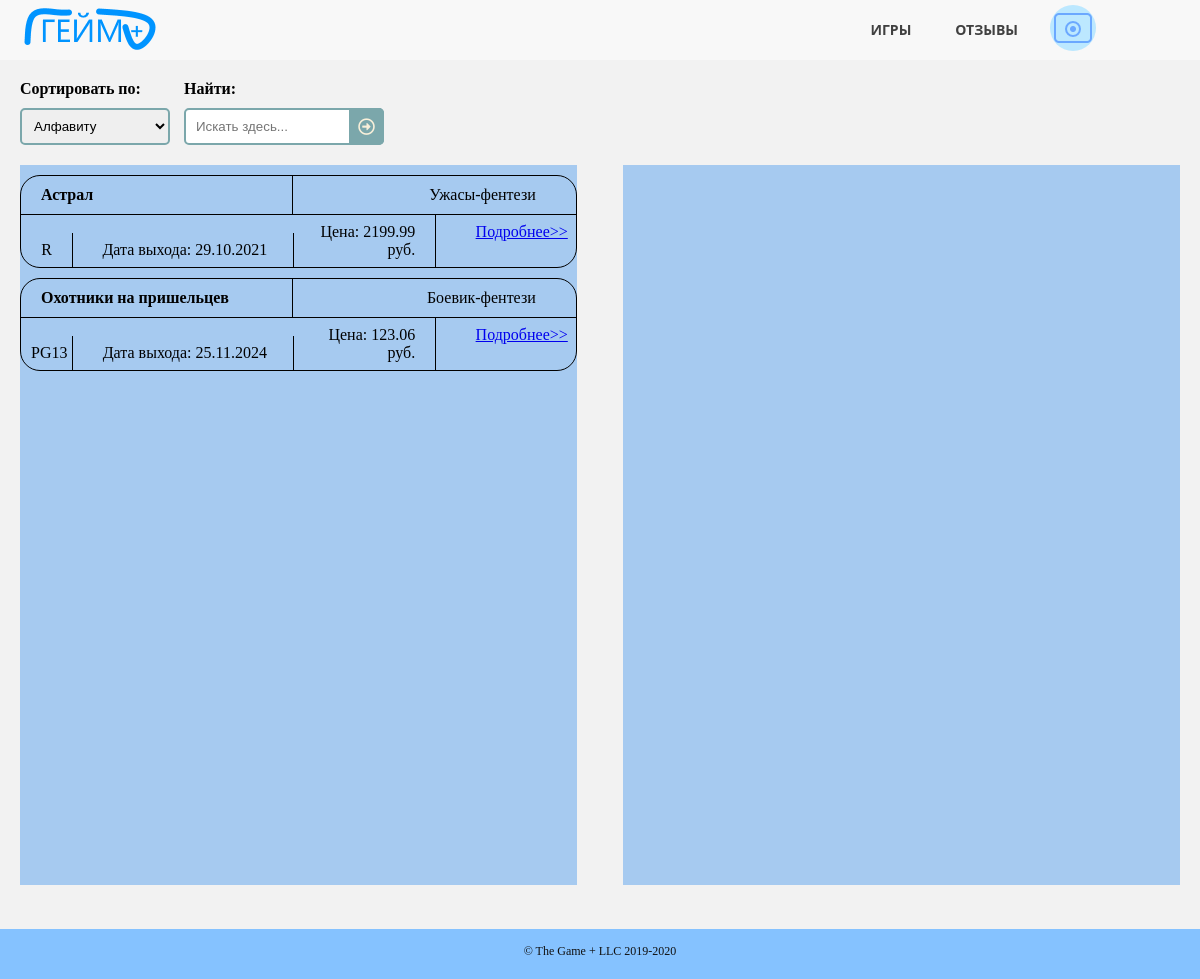
The page /games.html on the database as committed earlier.
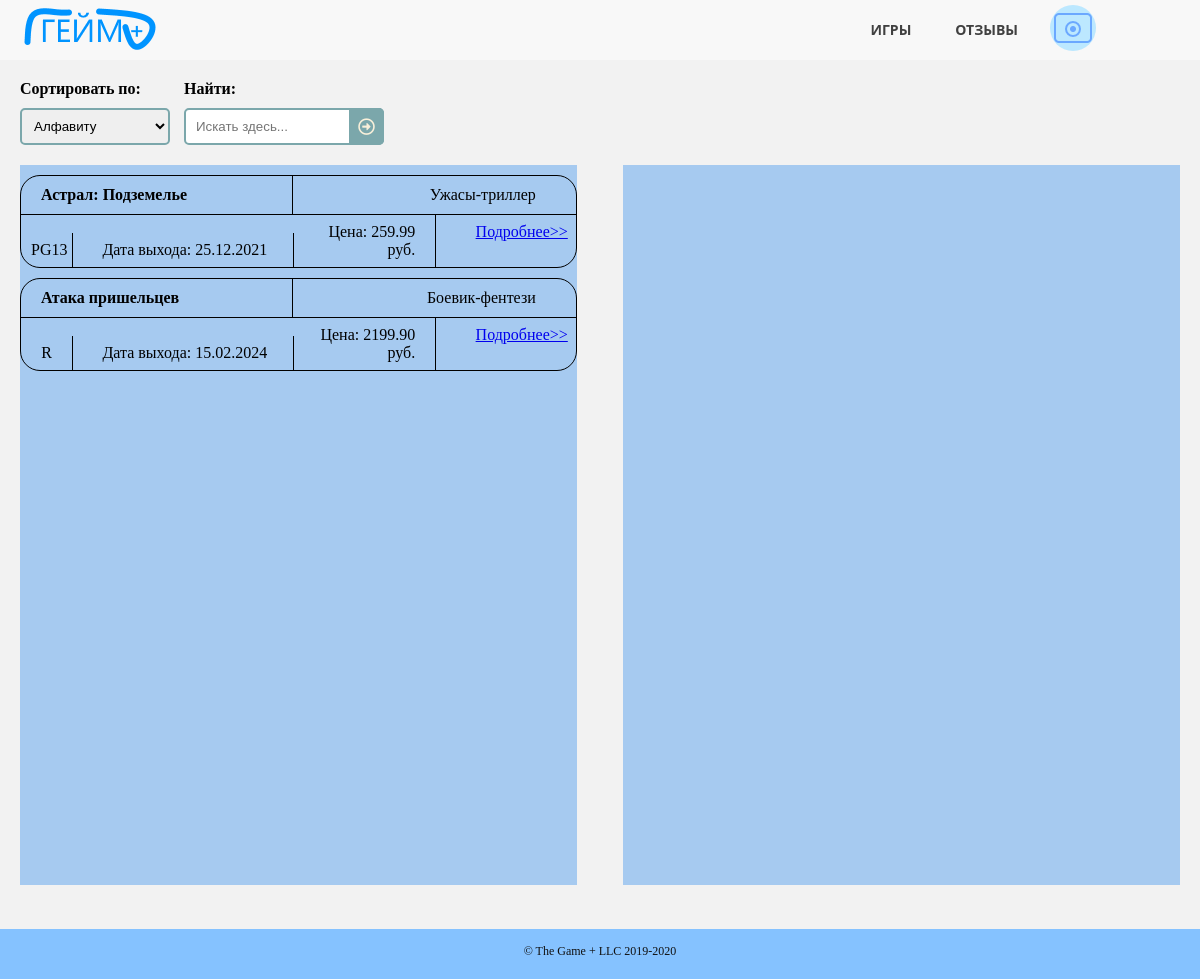
The same page on the database as committed later.
### gameplusapp/models.py (models this page shows)
class Game(models.Model):
    name = models.CharField(max_length=50)
    type = models.CharField(max_length=20)
    rate = models.CharField(max_length=10)
    rules = models.TextField(default=' ')
    release_date = models.DateField(default=timezone.now())
    site = models.CharField(max_length=20)
    number_of_rules = models.BooleanField(default=False)
    price = models.DecimalField(max_digits=12, decimal_places=2)
    development_budget = models.DecimalField(max_digits=12, decimal_places=2)
    picture = models.ImageField(upload_to="static/images/games", blank=True)
    class Meta:
        ordering = ["name"]

### gameplusapp/views.py (the view)
# urls.py: path('games.html', GamesPage.as_view()),
class GamesPage(View):
    def get(self, request):
        g_games = get_games()
        form = GamesFilterForm(request.GET)
        if form.is_valid():
            if form.cleaned_data["search"]:
                g_games = g_games.filter(name__iregex=form.cleaned_data["search"])
            if form.cleaned_data["ordering"]:
                g_games = g_games.order_by(form.cleaned_data["ordering"])
        context = {
            'g_games': g_games,
            'form': form
        }
        return render(request, 'games.html', context=context)

### gameplusapp/forms.py
class GamesFilterForm(forms.Form):
    ordering = forms.ChoiceField(required=False, widget=forms.Select(attrs={
        'class': 'sortsel'
    }), choices=[
        ["name", "Алфавиту"],
        ["release_date", "Дате выхода"],
        ["price", "Цене с дешёвой"],
        ["-price", "Цене с дорогой"]
    ])
    search = forms.CharField(label="Найти:", required=False, widget=forms.TextInput(attrs={
        'placeholder': 'Искать здесь...'
    }))

### gameplusapp/function.py (called while the page is built)
def get_games():
    games = Game.objects.all()
    return games

### gameplusapp/templates/games.html (shortened to what this page needs)
<!DOCTYPE HTML>
<html>
	<head>
		<link rel="stylesheet" href="../static/css/pattern.css" />
		<link rel="stylesheet" href="../static/css/games.css" />
	</head>
	<body>
		<header>
		  <nav>
		      <a href="/" class="logo"><img src="../static/images/logo.png" alt="логотип"></a>
			  <ul class="topmenu">
				<li><a href="/games.html">Игры</a></li>
				<li><a href="/reviews.html">Отзывы</a></li>
				<li><a class="submenu-link"><img src="../static/images/avatar.png" alt="аватарка"></a>
				</li>
			  </ul>
		  </nav>
		</header>
		<section class="selections">
			<div class="functions">
				<form class="searchform" method="get">
					<div class="sortblock">
						<p><strong>Сортировать по:</strong></p>
						<p>{{ form.ordering }}</p>
					</div>
					<div class="searchblock">
						<p><strong>Найти:</strong></p>
						<p>{{ form.search }}
						<button type="submit"></button></p>
					</div>
				</form>
			</div>
		</section>
		<section class="allgames">
			<div class="lists">
				<div class="games">
					{% for game in g_games %}
					{% include 'game_one.html' %}
					{% endfor %}
				</div>
				<div class="about">
				</div>
			</div>
		</section>
	</body>
	<footer>
		<div class="copyright">
			<span>&copy; The Game + LLC 2019-2020</span>
		</div>
	</footer>
</html>

### gameplusapp/templates/game_one.html
{% block content %}
<div class="gameone">
    <div class="gametag">
        <div class="gamename">
            <p>{{ game.name }}</p>
        </div>
        <div class="gametype">
            <p>{{ game.type }}</p>
        </div>
    </div>
    <div class="gameother">
        <div class="gamerate">
            <p>{{ game.rate }}</p>
        </div>
        <div class="gamedate">
            <p>Дата выхода: {{ game.release_date|date:"d.m.Y" }}</p>
        </div>
        <div class="gameprice">
            <p>Цена: {{ game.price }} руб.</p>
        </div>
        <div class="more">
            <a href="/games.html/{{ game.id }}">Подробнее>></a>
        </div>
    </div>
</div>
{% endblock %}

Rows that differ between the two databases and show on the page:
changed Game: name "Астрал" → "Астрал: Подземелье"; type "Ужасы-фентези" → "Ужасы-триллер"; rate "R" → "PG13"; release_date "29.10.2021" → "25.12.2021"; price "2199.99" → "259.99"
changed Game "Боевик-фентези": name "Охотники на пришельцев" → "Атака пришельцев"; rate "PG13" → "R"; release_date "25.11.2024" → "15.02.2024"; price "123.06" → "2199.90"
